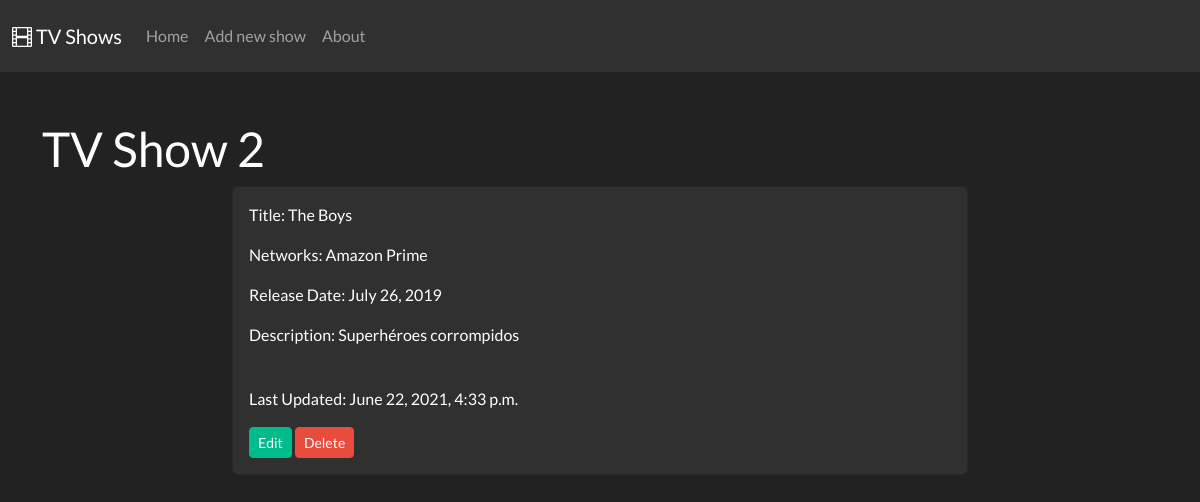
Page /shows/2 on the committed database.
### tv_show_app/models.py (models this page shows)
class Show(models.Model):
    title = models.CharField(max_length=100)
    network = models.CharField(max_length=100)
    date = models.DateField(null=True, blank=True)
    desc = models.TextField(blank=True)
    created_at = models.DateTimeField(auto_now_add=True)
    updated_at = models.DateTimeField(auto_now=True)
    objects = ShowManager()

### tv_show_app/views.py (the view)
def view_show(request, number):
    context = {
        'the_show': Show.objects.get(id=number)
    }
    return render(request, 'view_show.html', context)

### tv_show_app/templates/view_show.html
{% extends 'base.html' %}
{% block content %}
    <div class="row">
        <h1>TV Show {{ the_show.id }}</h1>
        <div class="col-8 offset-2">
            <div class="card p-3">
                <p>Title: {{ the_show.title }}</p>
                <p>Networks: {{ the_show.network }}</p>
                <p>Release Date: {{ the_show.date }}</p>
                <p>Description: {{ the_show.desc }}</p>
                <br>
                <p>Last Updated: {{ the_show.updated_at }}</p>
                <div>
                    <a class="btn btn-sm btn-success" href="/shows/{{ the_show.id }}/edit">Edit</a>
                    <a class="btn btn-sm btn-danger" onclick="modalDelete({{the_show.id}})" href="#">Delete</a>
                </div>
            </div>
        </div>
    </div>
{% endblock %}

### rows in the picture
Show: id "2", title "The Boys", network "Amazon Prime", date "July 26, 2019", desc "Superhéroes corrompidos", updated_at "June 22, 2021, 4:33 p.m."
